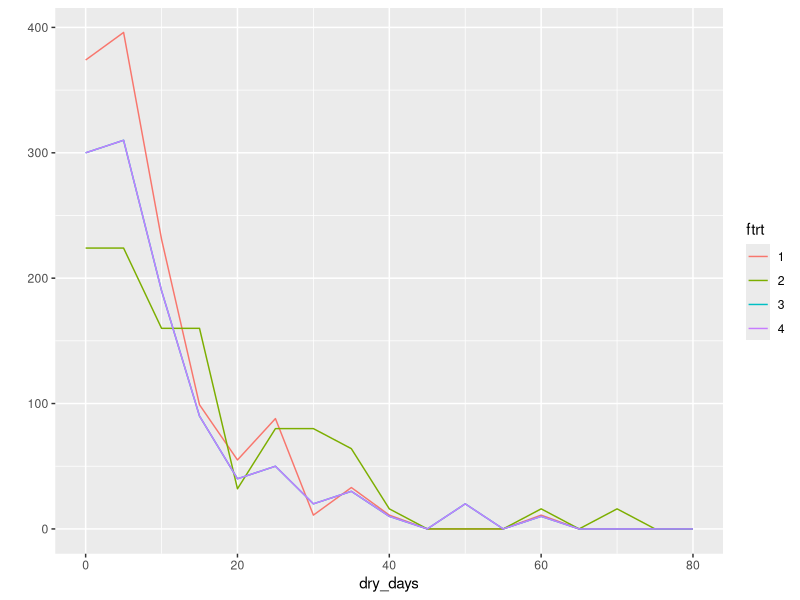
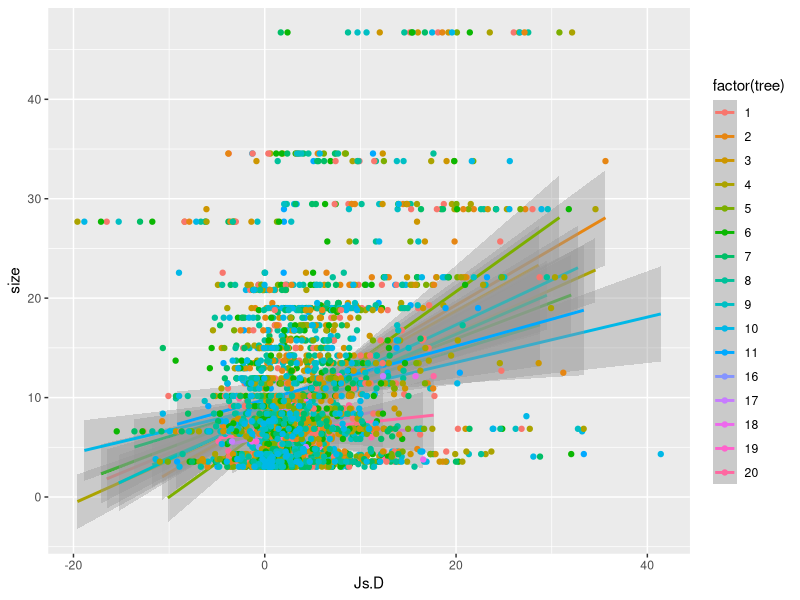
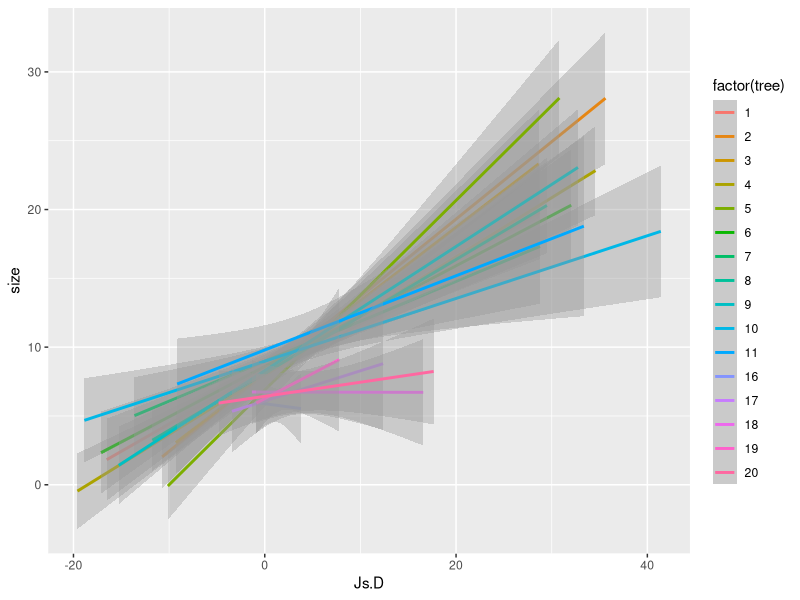
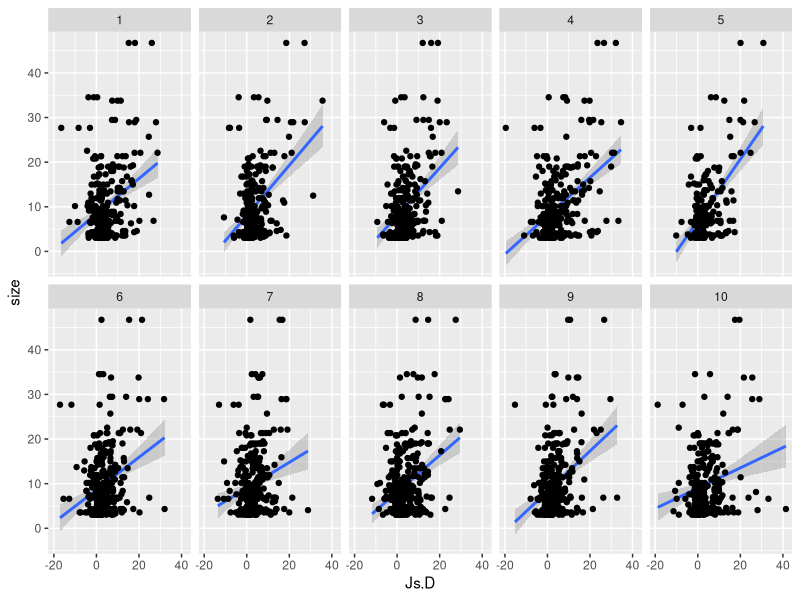
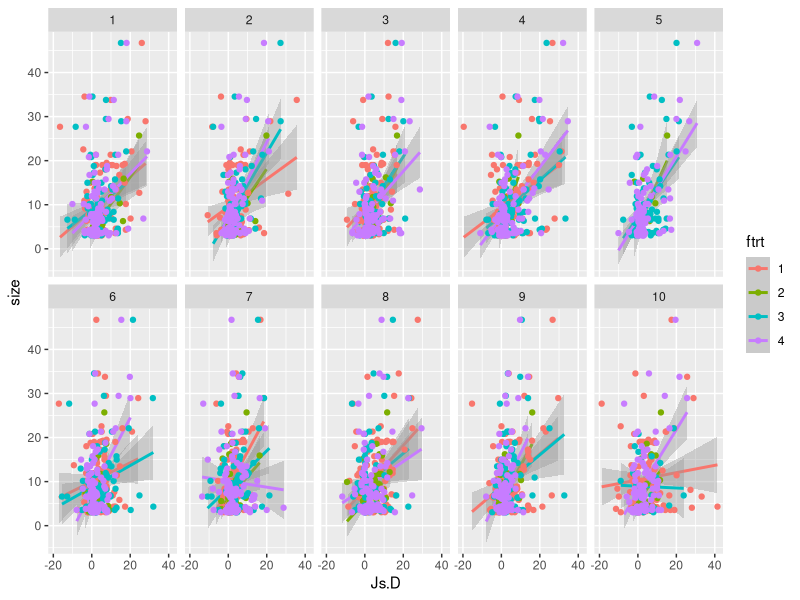
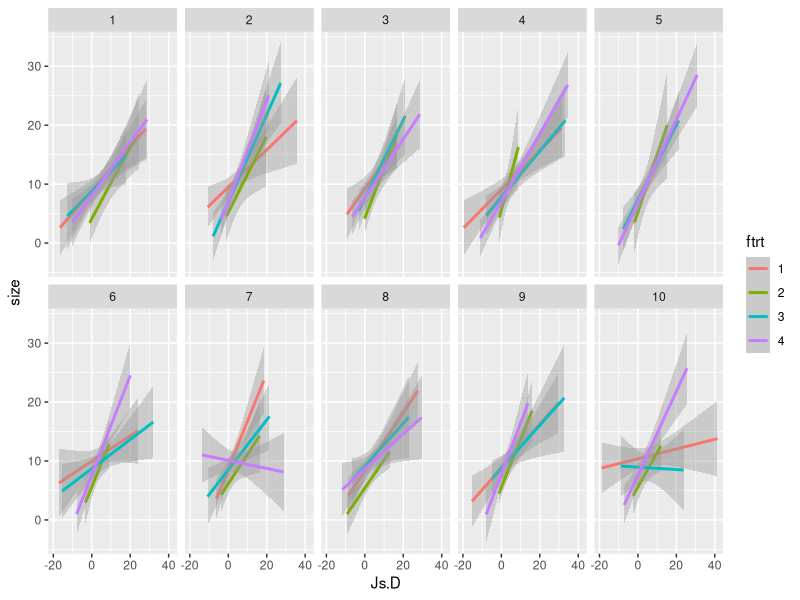
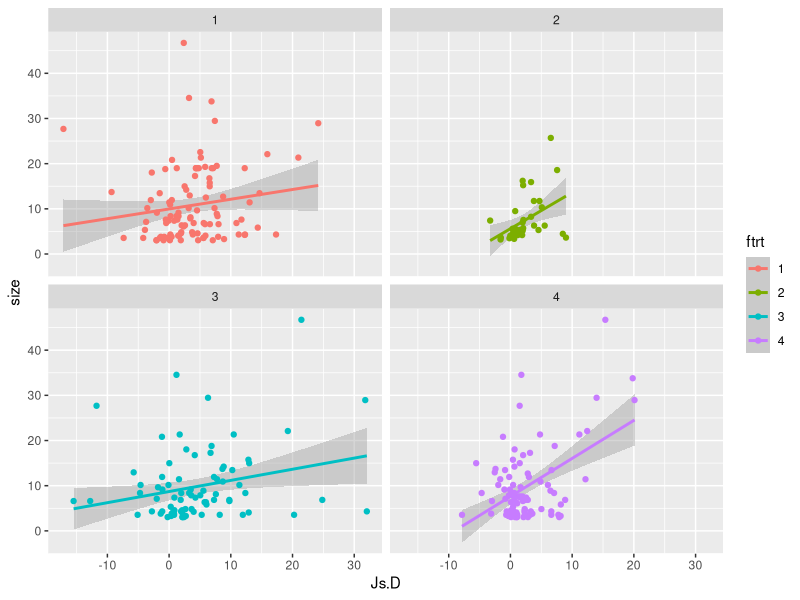
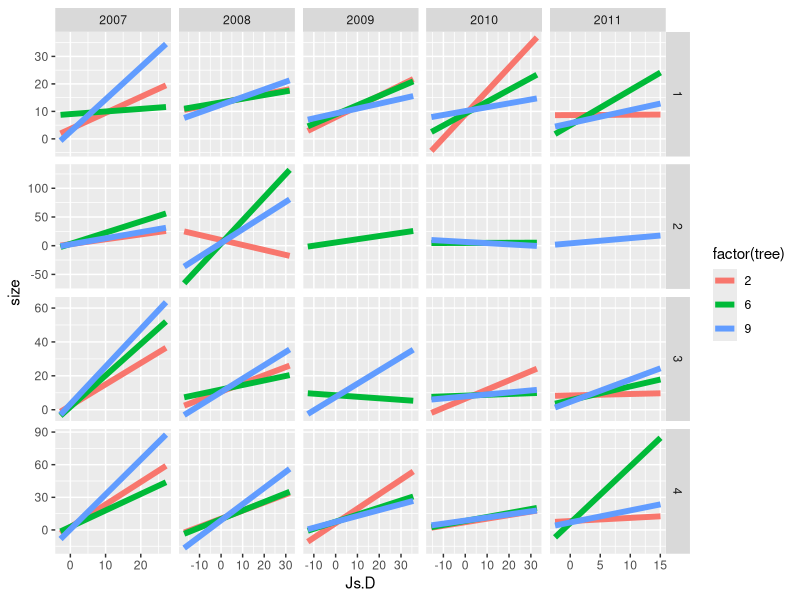

These figures' R source, in order:

# read in
PPT <- read.table("./Fixed_data/ppt_pulse_output.txt", header = TRUE)
head(PPT)
str(PPT)

# as factor
PPT$fY <- factor(PPT$Year, levels = c("2007","2008","2009","2010","2011"))
PPT$ftrt <- factor(PPT$trt, levels = c("1","2","3","4"))
PPT$fbl <- factor(PPT$block, levels = c("3"))
PPT$fp.num <- factor(PPT$plot_num, levels = c("9","10","11","12"))

# manip
# index out the columns by name
Pd <- PPT[,c("fY", "ftrt", "fbl", "fp.num", "spp", "tree", "size", "dry_days", "pre_VPD", "Ys.min.15.avg", "Ys.min.20.avg", "Ys.min.d.avg", "Ys.max.15.avg", "Ys.max.20.avg", "Ys.max.d.avg", "vwc.min.avg", "vwc.max.avg", "Js.pre", "Js.D", "Js.d2")]

# this shows the non-unique treeid, right?
require(plyr)
require(ggplot2)
count(Pd, c("tree", "spp"))
count(Pd, c("ftrt", "dry_days"))
qplot(dry_days, data = Pd, geom = "freqpoly", binwidth = 5,  colour = ftrt) + xlim(c(0,80))

# plot by trees
c <- ggplot(Pd, aes(y = size, x = Js.D, colour = factor(tree))) 
c + stat_smooth(method = lm) + geom_point() 
c + stat_smooth(method = lm)

# severe overplotting. subset, just the first 10 trees
# NOTE: non-unique tree id, so this has one point for each 
Pd_one_ten <- subset(Pd, tree < 11)
d <- ggplot(Pd_one_ten, aes(y = size, x = Js.D)) + facet_wrap(~ tree, nrow = 2) 
d + stat_smooth(method = lm) + geom_point()

# include treatment info
e <- ggplot(Pd_one_ten, aes(y = size, x = Js.D, colour = ftrt)) + facet_wrap(~ tree, nrow = 2) 
e + stat_smooth(method = lm) + geom_point()
e + stat_smooth(method = lm)

# a single tree index, each treatments  
# number of points on each quadrant will be influenced by the available data
# much missing data due to lightning, etc.
ind <- ceiling(runif(1)*10)
Pd_one <- subset(Pd, tree == ind)
f <- ggplot(Pd_one, aes(y = size, x = Js.D, colour = ftrt)) + facet_wrap(~ ftrt, nrow = 2)
f + stat_smooth(method = lm) + geom_point()

# year-by-treatment on a few tree indices
ind <- sample.int(n = 10, size  = 3, replace = F)
Pd_some <- subset(Pd, tree == ind[1] | tree == ind[2] | tree == ind[3])
g <- ggplot(Pd_some, aes(y = size, x = Js.D, colour = factor(tree))) #+ geom_point()
g + stat_smooth(method = lm, se = F, fullrange=T, size = 2) + facet_grid(ftrt ~ fY, scales = "free")

# same as above but with non-parametric curves fitted rather that linear regressions
#ind <- sample.int(n = 10, size  = 3, replace = F)
#Pd_some <- subset(Pd, tree == ind[1] | tree == ind[2] | tree == ind[3])
h <- ggplot(Pd_some, aes(y = size, x = Js.D, colour = factor(tree))) #+ geom_point()
h + stat_smooth(se = F, fullrange=T, size = 2) + facet_grid(ftrt ~ fY, scales = "free")

## weather trends????
Pd_single <- subset(Pd, tree == 1 & ftrt ==1)
h <- ggplot(Pd_single, aes(size)) + geom_histogram(binwidth = 5) 
h + facet_grid(. ~ fY)

hist(Pd_single$size, main = "Rain Event Distribution  (thresholded above 3mm)", xlab = "mm of rain")
summary(Pd_single$size)

# total rain (excluding small <3mm events)
Pd_single_minimal <- Pd_single[, c("fY", "size")]
qplot(fY, data = Pd_single_minimal, geom="bar", weight = size, ylab ="mm of rain", xlab = "") 
# quick check/ddply practice
tot <- ddply(Pd_single_minimal, .(fY), summarise, total_rain = sum(size))
# as a dotplot - doesn't really work
j <- ggplot(tot, aes(total_rain, fY))
j + geom_point(size = 10) + ylab("") + xlab("mm of rain total")
